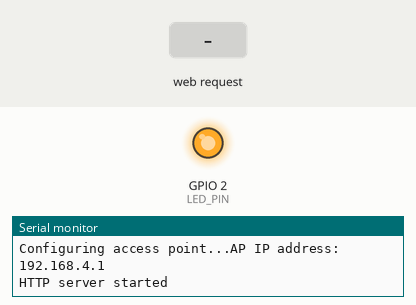
Bench run of a sketch on a simulated ESP8266 (NodeMCU). Shown: output pins drawn as LEDs (lit = HIGH), the last lines printed to the serial monitor. The test bench sets the inputs (shaded band).

Above: at 2.2 s.
2.3 s: HTTP request GET /morse?content=1 received
At 3.4 s:
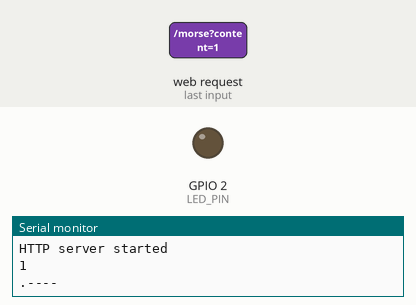
5.3 s: HTTP request GET /morse?content=0 received
Timing chart, 0 to 13.3 s (numbered marks = the images above; inputs shaded):
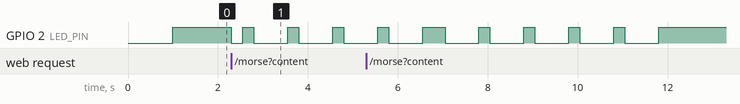

The sketch:

morse.ino
```cpp
// (licence header left out)
#include <ESP8266WiFi.h>
#include <WiFiClient.h>
#include <ESP8266WebServer.h>

const char *ssid = "Morse";
const char *password = "";

#define UNIT_LENGTH    250
#define LED_PIN        LED_BUILTIN

ESP8266WebServer server(80);

void handleRoot() {
  server.send(200, "text/html", "<h1>You are connected</h1>");
}

void handleMorse(String content) {
  Serial.println(content);
  const char * c = content.c_str();
  String morseWord = encode(c);
  Serial.println(morseWord);

  for (int i = 0; i <= morseWord.length(); i++)
  {
    switch ( morseWord[i] )
    {
      case '.': //dit
        digitalWrite( LED_PIN, LOW );
        delay( UNIT_LENGTH );
        digitalWrite( LED_PIN, HIGH );
        delay( UNIT_LENGTH );

        break;

      case '-': //dah
        digitalWrite( LED_PIN, LOW );
        delay( UNIT_LENGTH * 3 );
        digitalWrite( LED_PIN, HIGH );
        delay( UNIT_LENGTH );

        break;

      case ' ': //gap
        delay( UNIT_LENGTH );
    }
  }

  server.send(200, "text/plain", "Content is " + content + "\n" + morseWord);
}

void setup() {
  delay(1000);
  Serial.begin(115200);

  pinMode(LED_PIN, OUTPUT);
  digitalWrite(LED_PIN, HIGH);

  Serial.println();
  Serial.print("Configuring access point...");

  WiFi.softAP(ssid, password);

  IPAddress myIP = WiFi.softAPIP();
  Serial.print("AP IP address: ");
  Serial.println(myIP);
  server.on("/", handleRoot);

  server.on("/morse", []() {
    String content = server.arg("content");
    handleMorse(content);
  });

  server.begin();
  Serial.println("HTTP server started");
}

void loop() {
  server.handleClient();
}
```

morseUtils.ino
```cpp
//Build a struct with the morse code mapping
static const struct {
  const char letter, *code;
} MorseMap[] =
{
  { 'A', ".-" },
  { 'B', "-..." },
  { 'C', "-.-." },
  { 'D', "-.." },
  { 'E', "." },
  { 'F', "..-." },
  { 'G', "--." },
  { 'H', "...." },
  { 'I', ".." },
  { 'J', ".---" },
  { 'K', ".-.-" },
  { 'L', ".-.." },
  { 'M', "--" },
  { 'N', "-." },
  { 'O', "---" },
  { 'P', ".--." },
  { 'Q', "--.-" },
  { 'R', ".-." },
  { 'S', "..." },
  { 'T', "-" },
  { 'U', "..-" },
  { 'V', "...-" },
  { 'W', ".--" },
  { 'X', "-..-" },
  { 'Y', "-.--" },
  { 'Z', "--.." },
  { ' ', "     " }, //Gap between word, seven units

  { '1', ".----" },
  { '2', "..---" },
  { '3', "...--" },
  { '4', "....-" },
  { '5', "....." },
  { '6', "-...." },
  { '7', "--..." },
  { '8', "---.." },
  { '9', "----." },
  { '0', "-----" },

  { '.', "·–·–·–" },
  { ',', "--..--" },
  { '?', "..--.." },
  { '!', "-.-.--" },
  { ':', "---..." },
  { ';', "-.-.-." },
  { '(', "-.--." },
  { ')', "-.--.-" },
  { '"', ".-..-." },
  { '@', ".--.-." },
  { '&', ".-..." },
};


String encode(const char *string)
{
  size_t i, j;
  String morseWord = "";

  for ( i = 0; string[i]; ++i )
  {
    for ( j = 0; j < sizeof MorseMap / sizeof * MorseMap; ++j )
    {
      if ( toupper(string[i]) == MorseMap[j].letter )
      {
        morseWord += MorseMap[j].code;
        break;
      }
    }
    morseWord += " "; //Add tailing space to seperate the chars
  }

  return morseWord;
}
```

Measured:
- after the input at 2.3 s, GPIO 2 (LED_PIN): HIGH → LOW at once, then repeats every 1.0 s: HIGH 0.25 s, LOW 0.75 s
